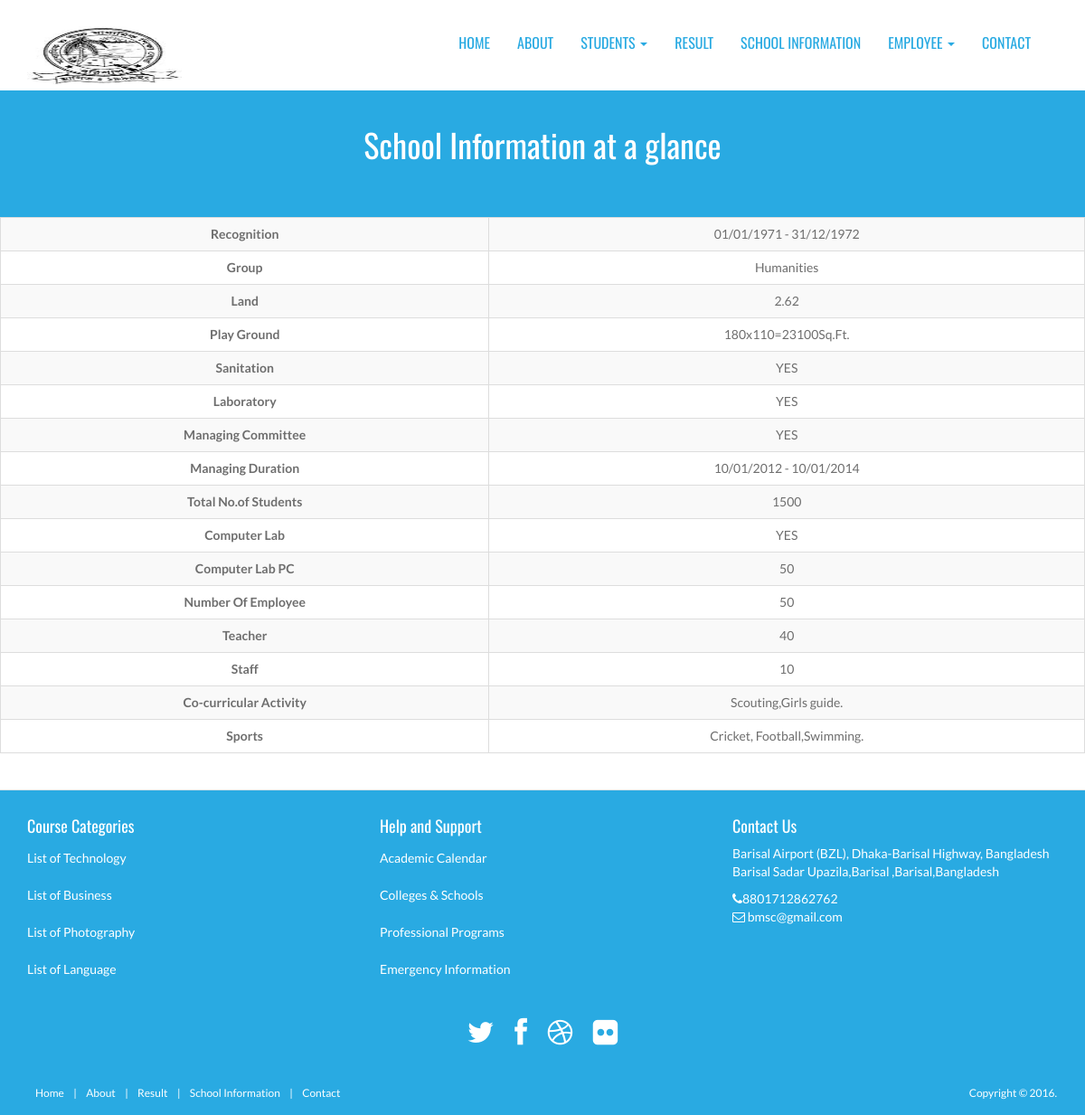
The page /school_info.php on the database its author committed.
### tables this page shows
CREATE TABLE IF NOT EXISTS `tbl_school_info` (
  `school_info_id` int(3) NOT NULL AUTO_INCREMENT,
  `recognition` varchar(50) NOT NULL,
  `groups` varchar(20) NOT NULL,
  `land` float(10,2) NOT NULL,
  `play_ground` varchar(20) NOT NULL,
  `sanitation` varchar(20) NOT NULL,
  `laboratory` varchar(20) NOT NULL,
  `managing_committee` varchar(20) NOT NULL,
  `managing_duration` varchar(50) NOT NULL,
  `total_no_of_students` varchar(100) NOT NULL,
  `computer_lab` varchar(20) NOT NULL,
  `computer_lab_pc` varchar(20) NOT NULL,
  `number_of_employee` varchar(10) NOT NULL,
  `teacher` varchar(10) NOT NULL,
  `staff` varchar(10) NOT NULL,
  `co_curricular_activity` varchar(100) NOT NULL,
  `sports` varchar(100) NOT NULL,
  `publication_status` tinyint(1) NOT NULL,
  PRIMARY KEY (`school_info_id`)
);

CREATE TABLE IF NOT EXISTS `tbl_category` (
  `category_id` int(3) NOT NULL AUTO_INCREMENT,
  `category_name` varchar(100) NOT NULL,
  `category_description` text NOT NULL,
  `publication_status` tinyint(1) NOT NULL,
  PRIMARY KEY (`category_id`)
);

CREATE TABLE IF NOT EXISTS `tbl_admission` (
  `admission_id` int(3) NOT NULL AUTO_INCREMENT,
  `admission_title` varchar(256) NOT NULL,
  `admission_description` text NOT NULL,
  `publication_status` smallint(1) NOT NULL,
  PRIMARY KEY (`admission_id`)
);

CREATE TABLE IF NOT EXISTS `tbl_address` (
  `address_id` int(3) NOT NULL AUTO_INCREMENT,
  `address` varchar(300) NOT NULL,
  `email` varchar(256) NOT NULL,
  `phone` varchar(15) NOT NULL,
  `publication_status` tinyint(1) NOT NULL,
  PRIMARY KEY (`address_id`)
);

### school_info.php (called while the page is built, shortened)
<?php
include './index.php';

### classes/application.php (called while the page is built, shortened)
<?php
class Application {
    private $db_connect;
    public function __construct() {
        $host_name = 'localhost';
        $user_name = 'root';
        $password = '';
        $db_name = 'school-management-system';
        $this->db_connect = mysqli_connect($host_name, $user_name, $password, $db_name);
    }
    public function select_all_contact_info() {
        $sql = "SELECT * FROM tbl_address WHERE publication_status=1";
        if (mysqli_query($this->db_connect, $sql)) {
            $query_result = mysqli_query($this->db_connect, $sql);
            return $query_result;
        } else {
            die('Query Problem' . mysqli_error($this->db_connect));
        }
    }
    public function select_all_school_info() {
        $sql = "SELECT * FROM tbl_school_info WHERE publication_status=1";
        if (mysqli_query($this->db_connect, $sql)) {
            $query_result = mysqli_query($this->db_connect, $sql);
            return $query_result;
        } else {
            die('Query Problem' . mysqli_error($this->db_connect));
        }
    }
    public function select_all_category_info() {
        $sql = "SELECT * FROM tbl_category WHERE publication_status=1";
        if (mysqli_query($this->db_connect, $sql)) {
            $query_result = mysqli_query($this->db_connect, $sql);
            return $query_result;
        } else {
            die('Query Problem' . mysqli_error($this->db_connect));
        }
    }
    public function select_admission_info() {
        $sql = "SELECT * FROM tbl_admission WHERE publication_status=1";
        if (mysqli_query($this->db_connect, $sql)) {
            $query_result = mysqli_query($this->db_connect, $sql);
            return $query_result;
        } else {
            die('Query Problem' . mysqli_error($this->db_connect));
        }
    }
}

### pages/school_info_content.php (the view, shortened to what this page needs)
<?php
$query_result = $obj_app->select_all_school_info();
$school_info=mysqli_fetch_assoc($query_result);
?>
<header id="head" class="secondary">
    <div class="container">
        <h1>School Information at a glance</h1>
    </div>
</header>
<div class="box-content">
    <table class="table table-striped table-bordered bootstrap-datatable datatable" >
        <tbody>
            <tr>
                <th class="text-center">Recognition</th>
                <td class="text-center"><?php echo $school_info['recognition'];?></td>
            </tr>
            <tr>
                <th class="text-center">Group</th>
                <td class="text-center"><?php echo $school_info['groups'];?></td>
            </tr>
            <tr>
                <th class="text-center">Land</th>
                <td class="text-center"><?php echo $school_info['land'];?></td>
            </tr>
            <tr>
                <th class="text-center">Play Ground</th>
                <td class="text-center"><?php echo $school_info['play_ground'];?></td>
            </tr>
            <tr>
                <th class="text-center">Sanitation</th>
                <td class="text-center"><?php echo $school_info['sanitation'];?></td>
            </tr>
            <tr>
                <th class="text-center">Laboratory</th>
                <td class="text-center"><?php echo $school_info['laboratory'];?></td>
            </tr>
            <tr>
                <th class="text-center">Managing Committee</th>
                <td class="text-center"><?php echo $school_info['managing_committee'];?></td>
            </tr>
            <tr>
                <th class="text-center">Managing Duration</th>
                <td class="text-center"><?php echo $school_info['managing_duration'];?></td>
            </tr>
            <tr>
                <th class="text-center">Total No.of Students</th>
                <td class="text-center"><?php echo $school_info['total_no_of_students'];?></td>
            </tr>
            <tr>
                <th class="text-center">Computer Lab</th>
                <td class="text-center"><?php echo $school_info['computer_lab'];?></td>
            </tr>
            <tr>
                <th class="text-center">Computer Lab PC</th>
                <td class="text-center"><?php echo $school_info['computer_lab_pc'];?></td>
            </tr>
            <tr>
                <th class="text-center">Number Of Employee</th>
                <td class="text-center"><?php echo $school_info['number_of_employee'];?></td>
            </tr>
            <tr>
                <th class="text-center">Teacher</th>
                <td class="text-center"><?php echo $school_info['teacher'];?></td>
            </tr>
            <tr>
                <th class="text-center">Staff</th>
                <td class="text-center"><?php echo $school_info['staff'];?></td>
            </tr>
            <tr>
                <th class="text-center">Co-curricular Activity</th>
                <td class="text-center"><?php echo $school_info['co_curricular_activity'];?></td>
            </tr>
            <tr>
                <th class="text-center">Sports</th>
                <td class="text-center"><?php echo $school_info['sports'];?></td>
            </tr>
        </tbody>
    </table>
</div>

### include/footer.php (shortened to what this page needs)
<?php
$query_result = $obj_app->select_all_contact_info();
$query_result1 = $obj_app->select_all_category_info();
$query_result2 = $obj_app->select_admission_info();
?>
<footer id="footer">
    <div class="container">
        <div class="row">
            <div class="footerbottom">
                <div class="col-md-4 col-sm-6">
                    <div class="footerwidget">
                        <h4>
                            Course Categories
                        </h4>
                        <div class="menu-course">
                            <?php while ($category_info = mysqli_fetch_assoc($query_result1)) { ?>
                                <ul class="menu">
                                    <li><a href="#"> <?php echo $category_info['category_name']; ?></a></li>
                                </ul>
                            <?php } ?>
                        </div>
                    </div>
                </div>
                <div class="col-md-4 col-sm-6">
                    <div class="footerwidget">
                        <h4>
                            Help and Support
                        </h4>
                        <?php while ($admission_info = mysqli_fetch_assoc($query_result2)) { ?>
                                <ul class="menu">
                                    <li><a href="#"> <?php echo $admission_info['admission_title']; ?></a></li>
                                </ul>
                            <?php } ?>
                    </div>
                </div>
                <div class="col-md-4 col-sm-6">
                    <div class="footerwidget">
                        <h4>Contact Us</h4>
                        <?php while ($contact_info = mysqli_fetch_assoc($query_result)) { ?>
                            <p><?php echo $contact_info['address']; ?></p>
                            <div class="contact-info">
                                <i class="fa fa-phone"></i><?php echo $contact_info['phone']; ?><br>
                                <i class="fa fa-envelope-o"></i> <?php echo $contact_info['email']; ?>
                            </div>
                        <?php } ?>
                    </div>
                </div>
            </div>
        </div>
        <div class="social text-center">
            <a href="https://twitter.com/" target="_blank"><i title="tweeter" class="fa fa-twitter"></i></a>
            <a href="https://www.facebook.com/" target="_blank"><i title="facebook" class="fa fa-facebook"></i></a>
            <a href="https://dribbble.com/" target="_blank"><i title="dribbble" class="fa fa-dribbble"></i></a>
            <a href="https://www.flickr.com" target="_blank"><i title="flickr" class="fa fa-flickr"></i></a>
        </div>
    </div>
    <div class="footer2">
        <div class="container">
            <div class="row">
                <div class="col-md-6 panel">
                    <div class="panel-body">
                        <p class="simplenav">
                            <a href="index.php">Home</a> |
                            <a href="about.php">About</a> |
                            <a href="result.php">Result</a> |
                            <a href="school_info.php">School Information</a> |
                            <a href="contact.php">Contact</a>
                    </div>
                </div>
                <div class="col-md-6 panel">
                    <div class="panel-body">
                        <p class="text-right">
                            Copyright &copy; 2016.
                        </p>
                    </div>
                </div>
            </div>
        </div>
    </div>
</footer>

### assets/front_end_assets/css/style.css (style rules this page uses)
body { font-family: 'Lato', sans-serif; font-weight: normal; color: #6E6E6E; }
h1, h2, h3, h4, h5, h6 { font-weight: normal; font-family: 'Oswald', sans-serif; }
h1, .h1, h2, .h2, h3, .h3 { margin-top: 30px; }
a { color:#3d84e6; }
#head { background-size: cover; height: 600px; text-align: center; color: white; font-weight: 300; position: relative; background-position-x: center; }
#head.secondary { height: 100px; min-height: 100px; padding-top: 0px; }
.panel { margin-bottom: 0px; background-color: transparent; border: 1px solid transparent; border-radius: 0px; -webkit-box-shadow: none; box-shadow: none; }
.panel-body { padding: 0px; }
ul, .list.custom-list ul { margin: 0 0 11px; list-style-type: none; padding-left: 10px; }
footer { border-top: 1px solid #e5e5e5; background: #29AAE2; margin-top: 40px; padding-top: 20px; color: #fff; }
ul.menu { padding: 0px; }
.menu li { padding: 5px 0px; }
.menu li a { color: #FFFFFF; }
.social { margin: 20px 0; }
.social a { font-size: 32px; margin: 0 10px; color: #FFFFFF; }
.footer2 { background: #29AAE2; padding: 15px 0; color: #aaa; font-size: 12px; }
.footer2 a { color: #FFF; }
.footer2 p { margin: 0; color: #fff; }
footer ul li { list-style: none; }
#head.secondary { padding-top: 0px; background: #29AAE2; background-size: cover; text-align: center; padding:10px 0; height: 140px; }
#head.secondary h1 { COLOR: #fff; text-align: center; }
.footer2 a { padding: 4px 8px; }

### rows shown on the page
tbl_school_info: recognition "01/01/1971 - 31/12/1972", groups "Humanities", land "2.62", play_ground "180x110=23100Sq.Ft.", sanitation "YES", laboratory "YES", managing_committee "YES", managing_duration "10/01/2012 - 10/01/2014", total_no_of_students "1500", computer_lab "YES", computer_lab_pc "50", number_of_employee "50", teacher "40", staff "10", co_curricular_activity "Scouting,Girls guide.", sports "Cricket, Football,Swimming."
tbl_category: category_name "List of Technology"
tbl_category: category_name "List of Business"
tbl_category: category_name "List of Photography"
tbl_category: category_name "List of Language"
tbl_admission: admission_title "Academic Calendar"
tbl_admission: admission_title "Colleges & Schools"
tbl_admission: admission_title "Professional Programs"
tbl_admission: admission_title "Emergency Information"
tbl_address: address "Barisal Airport (BZL), Dhaka-Barisal Highway, Bangladesh Barisal Sadar Upazila,Barisal ,Barisal,Bangladesh", phone "8801712862762", email "bmsc@gmail.com"
